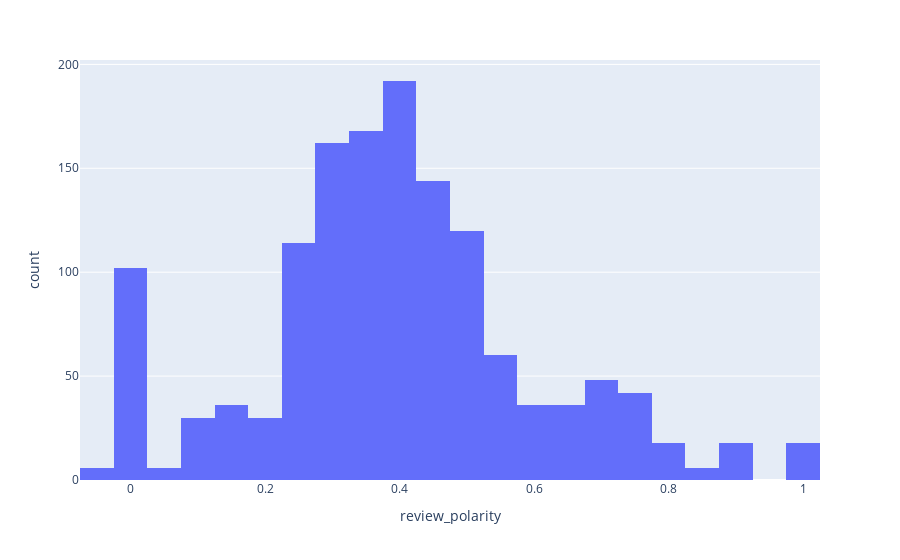

Write notebook code for a chart like this one.
### Code cell
fenway_neighbourhood_shared = fenway_neighbourhood.where("room_type == 'Shared room'").toPandas()
fig = px.histogram(fenway_neighbourhood_private, x="review_polarity")
fig.show()

### Figure 1 — Plotly figure (JSON) as saved in the notebook; plotly's stock layout.template omitted (floating-point values rounded to 4 significant figures; data arrays with more than 128 entries replaced by an {"elided": "..."} marker saying what was removed)
{"data": [{"alignmentgroup": "True", "bingroup": "x", "hovertemplate": "review_polarity=%{x}<br>count=%{y}<extra></extra>", "legendgroup": "", "marker": {"color": "#636efa"}, "name": "", "offsetgroup": "", "orientation": "v", "showlegend": false, "type": "histogram", "x": {"elided": "1458 str values"}, "xaxis": "x", "yaxis": "y"}], "layout": {"barmode": "relative", "legend": {"tracegroupgap": 0}, "margin": {"t": 60}, "xaxis": {"anchor": "y", "domain": [0, 1], "title": {"text": "review_polarity"}}, "yaxis": {"anchor": "x", "domain": [0, 1], "title": {"text": "count"}}}}
